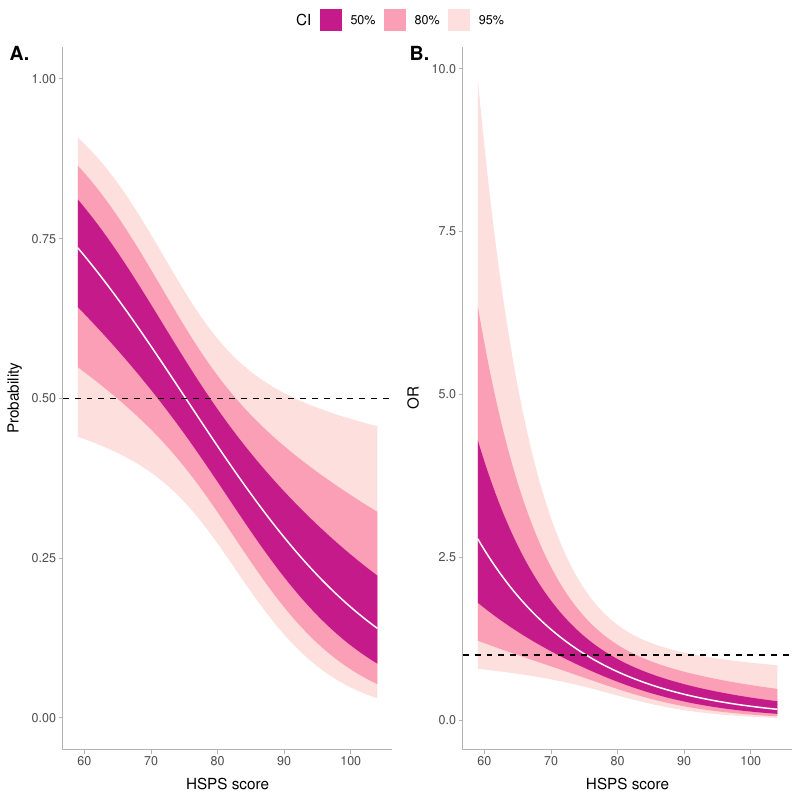

The script that saved this image:

# preparamos el espacio de trabajo ----------------------------------------

library(ggplot2)

source("manuscript/misc/setup.R")

# create plot -------------------------------------------------------------

mod <- muestra[posturography_cat_ec != 2, glm(factor(posturography_cat_ec) ~ hsps_score, binomial)]

predictor <- seq(
  from = min(muestra$hsps_score, na.rm = TRUE),
  to = max(muestra$hsps_score, na.rm = TRUE),
  by = 0.05
)

probs <- predict(mod, newdata = data.frame(hsps_score = predictor), type = "link", se.fit = TRUE)[-3L] |> 
  as.data.table() |> 
  cbind(data.frame(hsps_score = predictor))

ci_prob <- function(p) stats::qnorm((p+1)/2, lower.tail = TRUE)

a <- ggplot(probs, aes(hsps_score, plogis(fit))) +
  geom_ribbon(aes(ymin = plogis(fit - se.fit * ci_prob(p = .95)),
                  ymax = plogis(fit + se.fit * ci_prob(p = .95)),
                  fill = "95%")) +
  geom_ribbon(aes(ymin = plogis(fit - se.fit * ci_prob(p = .80)),
                  ymax = plogis(fit + se.fit * ci_prob(p = .80)),
                  fill = "80%")) +
  geom_ribbon(aes(ymin = plogis(fit - se.fit * ci_prob(p = .5)),
                  ymax = plogis(fit + se.fit * ci_prob(p = .5)),
                  fill = "50%")) +
  geom_line(col = "white") +
  geom_hline(yintercept = .5, lty = 2) +
  scale_fill_manual(values = c("95%" = "#FDE0DD", "80%" = "#FA9FB5", "50%" = "#C51B8A"), 
                    aesthetics = c("col", "fill")) +
  ggdist::theme_ggdist() +
  scale_y_continuous(limits = c(0, 1)) +
  labs(x = "HSPS score", y = "Probability",
       fill = "CI")

b <- ggplot(probs, aes(hsps_score, exp(fit))) +
  geom_ribbon(aes(ymin = exp(fit - se.fit * ci_prob(p = .95)),
                  ymax = exp(fit + se.fit * ci_prob(p = .95)),
                  fill = "95%")) +
  geom_ribbon(aes(ymin = exp(fit - se.fit * ci_prob(p = .80)),
                  ymax = exp(fit + se.fit * ci_prob(p = .80)),
                  fill = "80%")) +
  geom_ribbon(aes(ymin = exp(fit - se.fit * ci_prob(p = .5)),
                  ymax = exp(fit + se.fit * ci_prob(p = .5)),
                  fill = "50%")) +
  geom_line(col = "white") +
  scale_fill_manual(values = c("95%" = "#FDE0DD", "80%" = "#FA9FB5", "50%" = "#C51B8A"), 
                    aesthetics = c("col", "fill")) +
  ggdist::theme_ggdist() +
  geom_hline(yintercept = 1, lty = 2) +
  labs(x = "HSPS score", y = "OR",
       fill = "CI")

fig <- ggpubr::ggarrange(a, b, ncol = 2, labels = c("A.", "B."), common.legend = TRUE)

print(fig)

ggsave("manuscript/figures/fig-1.pdf", plot = fig, width = 8, height = 8)
ggsave("manuscript/figures/fig-1.jpeg", plot = fig, width = 8, height = 8, dpi = 300)
